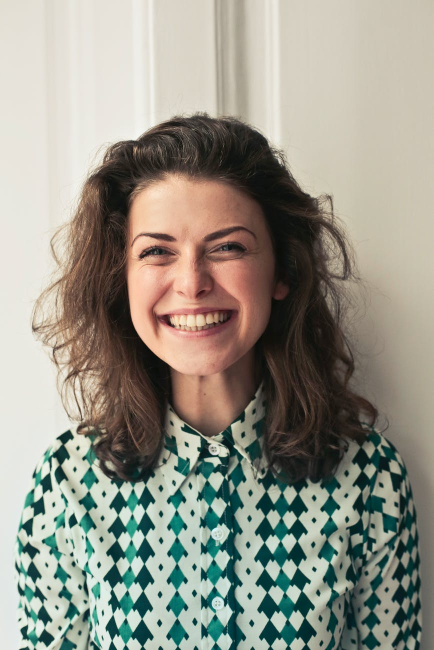
#> input picture pexels-photo-774909.jpeg, 867 x 1300 px (shown at 1/2 size)
$ jupyter execute --allow-errors Trabalho_topicos_especiais_avd2.ipynb
#> lines starting #> are read from the running program, lines starting #| are printed output that depends on the picture; after the words box and inside, x2 and y2 are one past the last pixel; in counts of white or black regions, pixels touching at a corner belong together
[cell 1]
#Instalando o Pytesseract e o tesseract-OCR

[cell 2]
#Importando bibliotecas
import numpy as np
import pandas as pd
import cv2 as cv2
from google.colab.patches import cv2_imshow
from skimage import io
from PIL import Image
import matplotlib.pylab as plt
import scipy
import pytesseract
import shutil
import os
import random
try:
 from PIL import Image
except ImportError:
 import Image

[cell 3]
#Questão 1
#Desenvolva um código que lhe permita abrir uma imagem RGB ou BGR de sua preferência, utilizando a interface python do OpenCV.
#Logo depois, converta a imagem para escala de cinza e exiba as duas imagens lado a lado na tela. Documente as funções utilizadas no código.

[cell 4]
#criando a imagem
image = cv2.imread('pexels-photo-774909.jpeg')
#> image is the input picture: shape (1300, 867, 3); mean B, G, R 137.2, 148.9, 150.1

#redmensionando a imagem
image = cv2.resize(image, (400, 400))
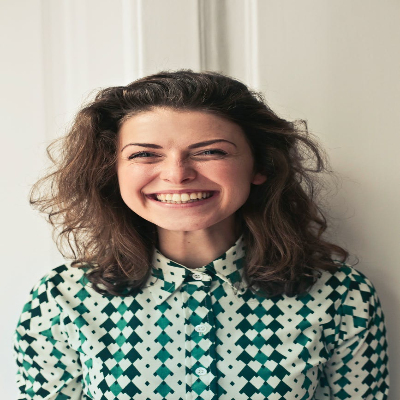
#> image: shape (400, 400, 3); mean B, G, R 137.1, 148.8, 150

#trasformando imagem em escala de cinza
image_pb = cv2.cvtColor(image, cv2.COLOR_BGR2GRAY)
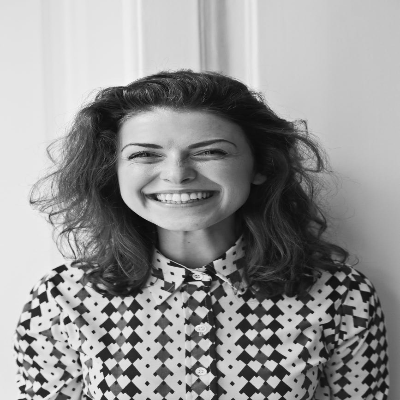
#> image_pb: shape (400, 400); min 7, max 253, mean 147.8

# Linha para exibir as imagens lado a lado
# image_final = cv2.hconcat([image, image_pb])
#cv2_imshow(image_final)

# exibindo imagens
cv2_imshow(image)
cv2_imshow(image_pb)

[cell 5]
#Questão 2
#Utilizando o código fonte das nossas aulas como base, carregue uma imagem contendo pelo menos uma face (pode ser a imagem carregada no item 1),
#depois carregue o modelo de detecção de faces utilizado nas nossas aulas anteriores.
#Construa um código de detecção de faces, encontre a caixa envolvente da face na imagem.

#Pinte o retângulo ao redor da(s) face(s) encontrada(s) e exiba a imagem pintada na tela. Documente as funções utilizadas no código.

[cell 6]
# Carregando a imagem
image = cv2.imread("pexels-photo-774909.jpeg")

# Carregando rede pre treinada
face_cascade = cv2.CascadeClassifier('haarcascade_frontalface_default.xml')

# Detecando as faces
faces = face_cascade.detectMultiScale(image, scaleFactor = 1.10, minNeighbors = 9, minSize = (30,30), flags = cv2.CASCADE_SCALE_IMAGE)
#> faces = [[200, 357, 366, 366]]

# Marcando face na imagem
for (x,y,w,h) in faces:
     cv2.rectangle(image,(x,y),(x+w,y+h),(255,0,0),2)
#> this loop made 1 pass
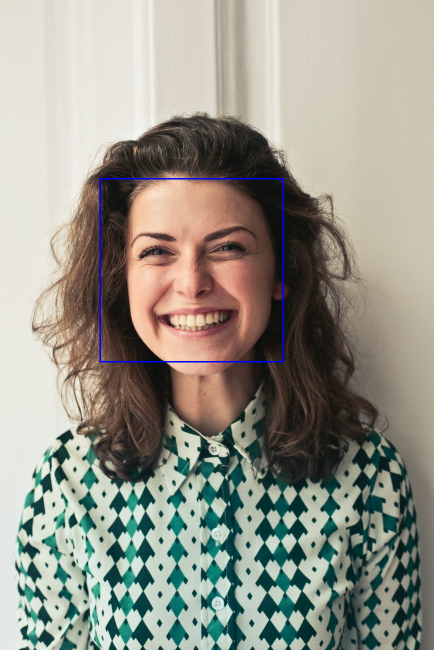
#> image: shape (1300, 867, 3) (shown at 1/2 size); 0.39% of pixels changed, all inside (x1, y1, x2, y2) = (199, 356, 568, 725)

# Exibindo imagem marcada
cv2_imshow(image)

[cell 7]
#Questão 3
#Carregue uma imagem que contenha uma página de texto de um documento digitalizado de sua preferência.
#Uma vez carregada a imagem, utilize o OCR com o qual trabalhamos na nossa última aula (Tesseract), reconheça o texto, e imprima o texto reconhecido na tela.
#Documente as funções utilizadas no código.

[cell 8]
# Carregando imagem com texto
image = io.imread("Screenshot from 2021-11-27 17-32-37.png")
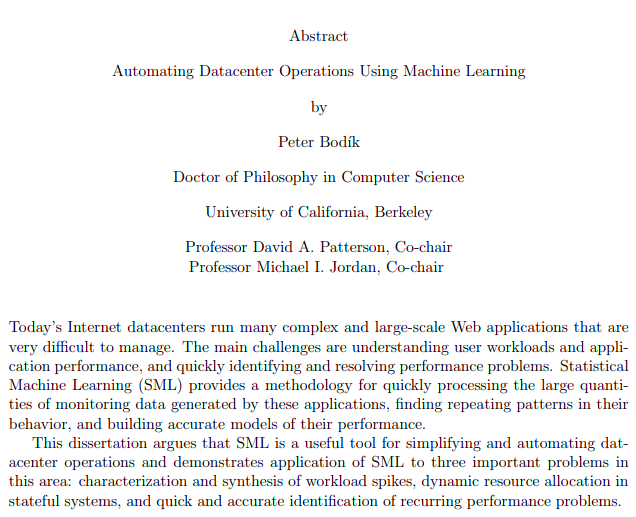
#> input picture Screenshot from 2021-11-27 17-32-37.png, 636 x 517 px
#> image is the input picture: shape (517, 636, 4); mean R, G, B, A 242.6, 242.5, 242.9, 255

# Detectando texto
#> (the rest of this cell did not finish here and is left out)
